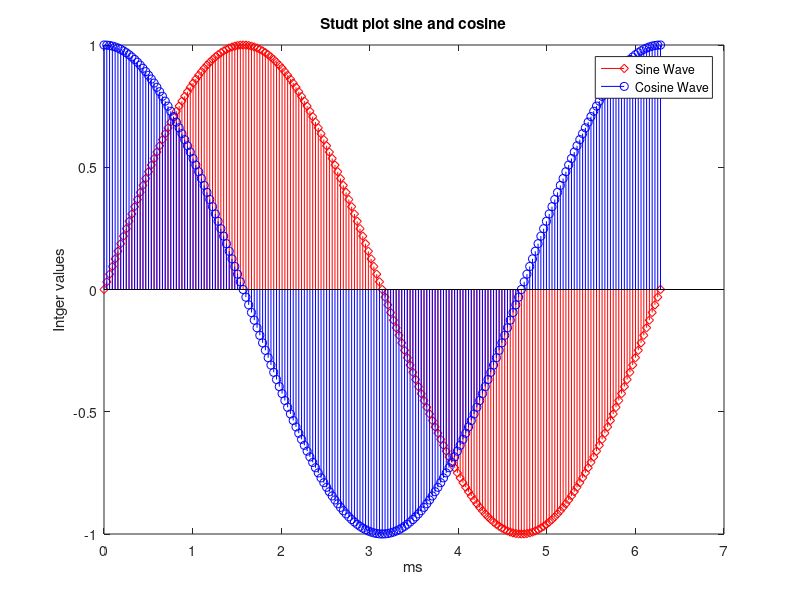

The MATLAB script that drew this image:
clc
clear all
close all
x = 0:pi/100:2*pi;
y = sin(x);
z = cos(x);
stem(x,y,'diamond-r');
hold on;
stem(x,z,'oblue');
hold off;
xlabel('ms');
ylabel('Intger values');
title('Studt plot sine and cosine')
legend("Sine Wave","Cosine Wave");

